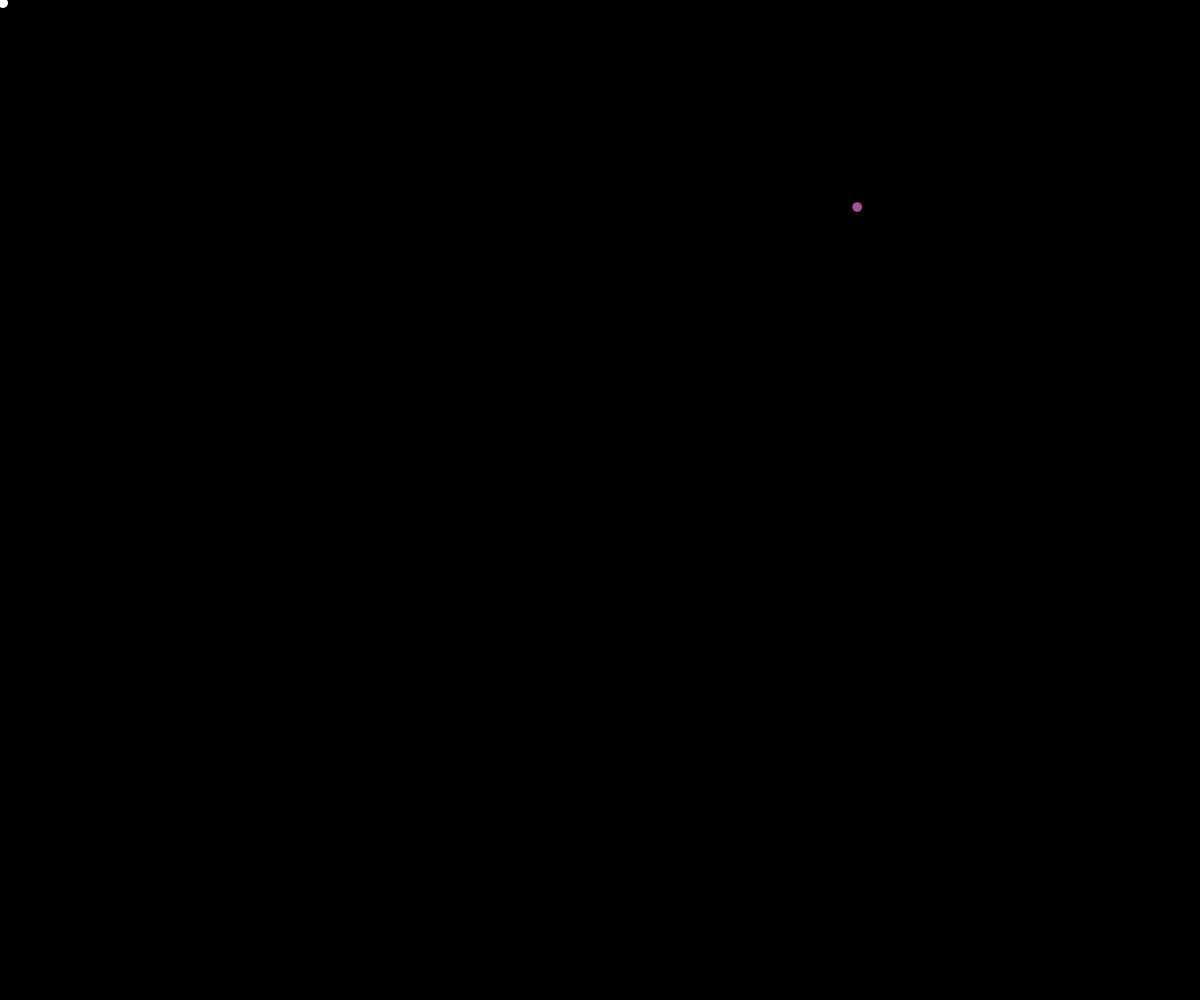
Frame 1 (no input)
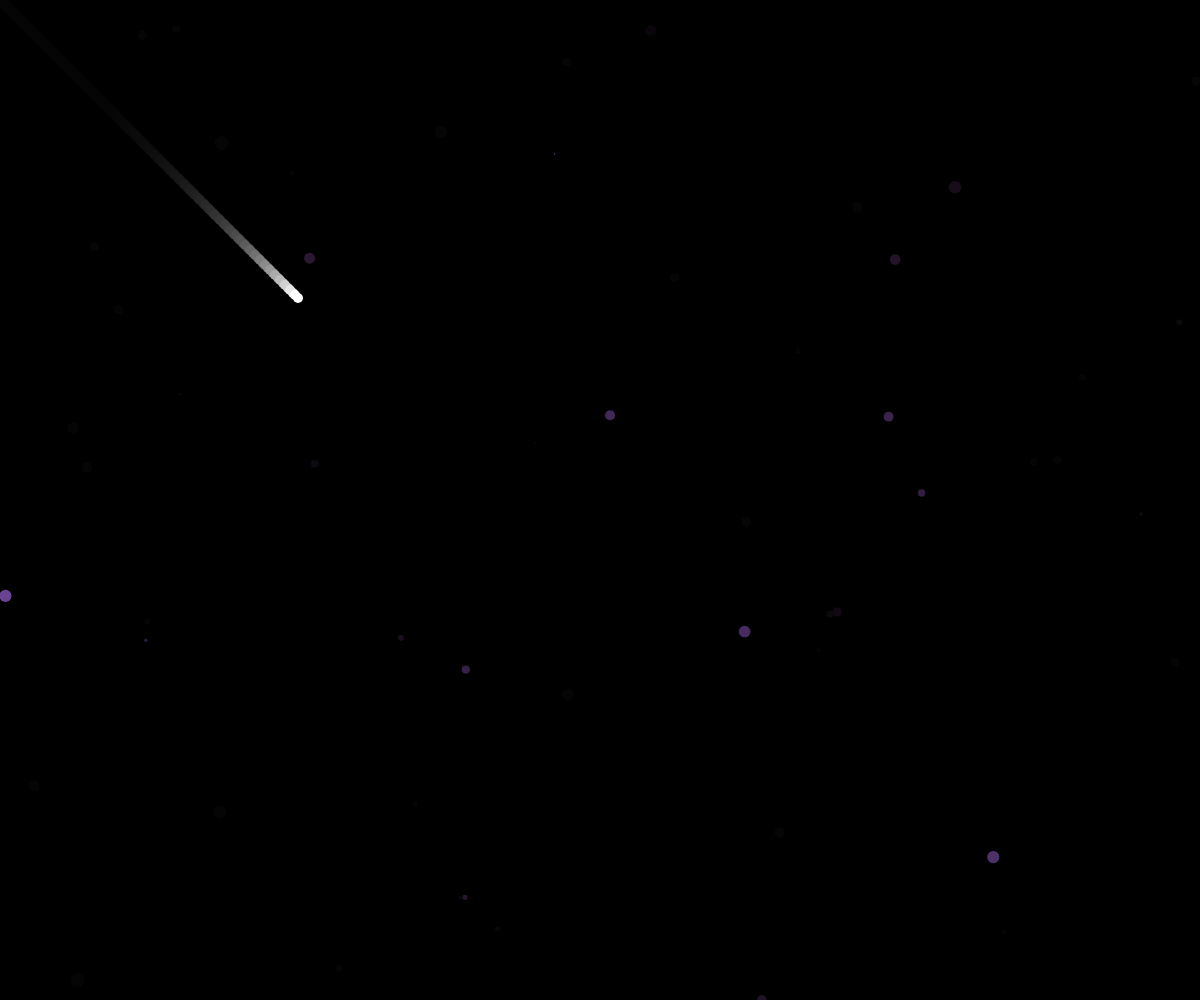
Frame 60 (no input)
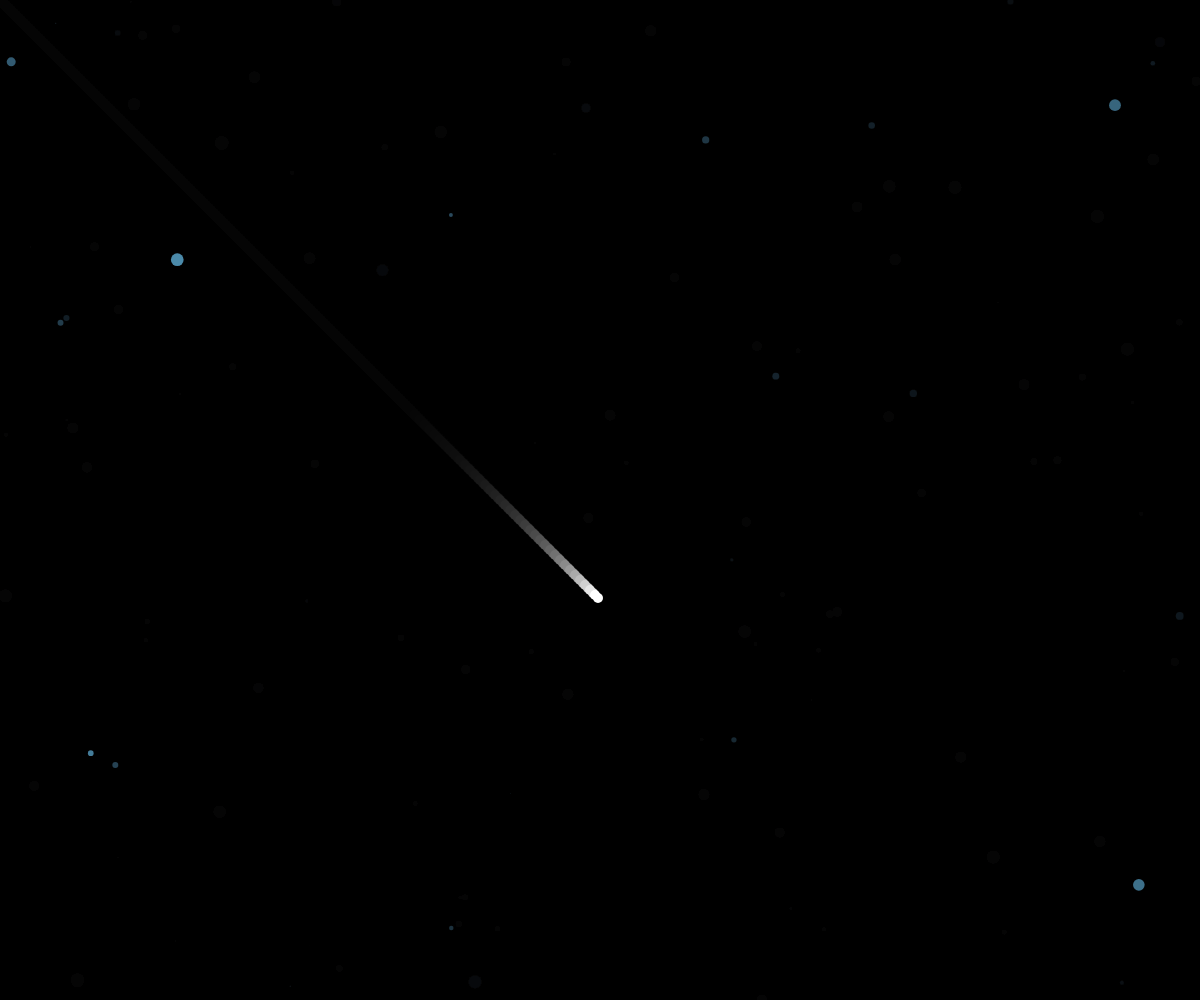
Frame 120 (the mouse pressed at the canvas centre since frame 60)

The p5.js sketch that drew these frames (run headless with seeded random() and noise() and a simulated clock; from frame 60 on, the mouse is pressed at the canvas centre):

// p5.js sketch
// ── sketch.js
let color = 1;
let t = 0;
let xPos = 0;
let yPos = 0;
let size = 100;
let rRandom;
let gRandom;
let bRandom;
let sparkleX;
let sparkleY;
let sparkleSize;

let starX = 0;
let starY = 0;
let starSize = 10;
let starSpeedX = 0;
let starSpeedY = 0;

function setup() {
    createCanvas(window.innerWidth, window.innerHeight);
    noStroke();
    background(0);
    frameRate(30);
}

function draw() {
    background(0, 25);
    //noStroke();
    size = noise(t - 5) * 200;
    rRandom = noise(t + 2) * 256;
    gRandom = noise(t + 8) * 256;
    bRandom = noise(t - 15) * 256;
    fill(rRandom, gRandom, bRandom);

    sparkleX = random(0, width);
    sparkleY = random(0, height);
    sparkleSize = random(0, 13);

    ellipse(sparkleX, sparkleY, sparkleSize, sparkleSize);
    t += 0.009;
    shootingStar(3, 3);
    shootingStar(2, 2);
}

function shootingStar(starSpeedX, starSpeedY) {
    fill(255);
    noStroke();

    ellipse(starX, starY, starSize);
    starX += starSpeedX;
    starY += starSpeedY;

    if (starX > width || starY > height) {
        starX = random(0, width / 2);
        starY = random(0, height / 2);
        starSpeedX *= -1;
        starSize = random(0, 25);
    }
}
